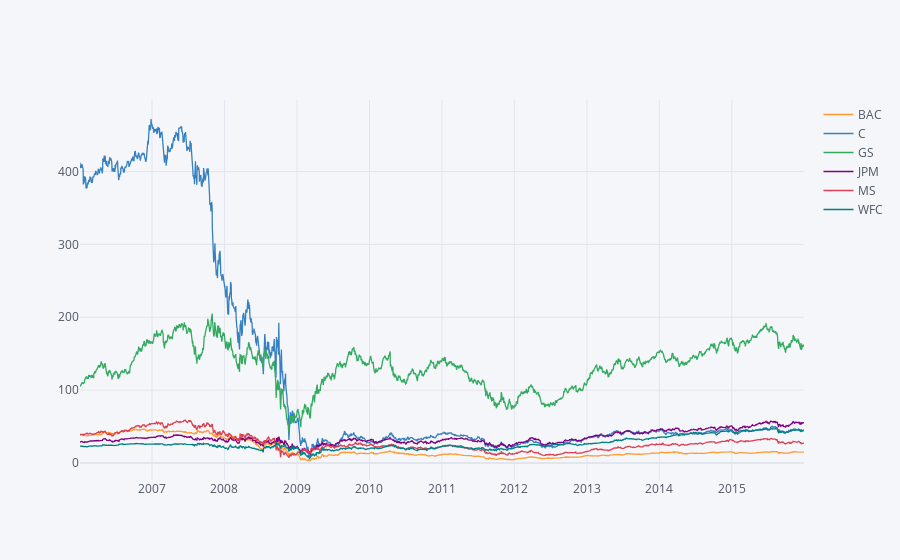

The notebook cell saved with this chart:
### Code cell
bank_stocks.xs(key='Close',axis=1,level='Stock Info').iplot()

### Figure 1 — Plotly figure (JSON) as saved in the notebook; plotly's stock layout.template omitted (floating-point values rounded to 4 significant figures; data arrays with more than 128 entries replaced by an {"elided": "..."} marker saying what was removed)
{"data": [{"line": {"color": "rgba(255, 153, 51, 1.0)", "dash": "solid", "shape": "linear", "width": 1.3}, "mode": "lines", "name": "BAC", "text": "", "type": "scatter", "x": {"elided": "2517 str values"}, "y": {"elided": "2517 float values"}}, {"line": {"color": "rgba(55, 128, 191, 1.0)", "dash": "solid", "shape": "linear", "width": 1.3}, "mode": "lines", "name": "C", "text": "", "type": "scatter", "x": {"elided": "2517 str values"}, "y": {"elided": "2517 float values"}}, {"line": {"color": "rgba(50, 171, 96, 1.0)", "dash": "solid", "shape": "linear", "width": 1.3}, "mode": "lines", "name": "GS", "text": "", "type": "scatter", "x": {"elided": "2517 str values"}, "y": {"elided": "2517 float values"}}, {"line": {"color": "rgba(128, 0, 128, 1.0)", "dash": "solid", "shape": "linear", "width": 1.3}, "mode": "lines", "name": "JPM", "text": "", "type": "scatter", "x": {"elided": "2517 str values"}, "y": {"elided": "2517 float values"}}, {"line": {"color": "rgba(219, 64, 82, 1.0)", "dash": "solid", "shape": "linear", "width": 1.3}, "mode": "lines", "name": "MS", "text": "", "type": "scatter", "x": {"elided": "2517 str values"}, "y": {"elided": "2517 mixed values"}}, {"line": {"color": "rgba(0, 128, 128, 1.0)", "dash": "solid", "shape": "linear", "width": 1.3}, "mode": "lines", "name": "WFC", "text": "", "type": "scatter", "x": {"elided": "2517 str values"}, "y": {"elided": "2517 float values"}}], "layout": {"legend": {"bgcolor": "#F5F6F9", "font": {"color": "#4D5663"}}, "paper_bgcolor": "#F5F6F9", "plot_bgcolor": "#F5F6F9", "title": {"font": {"color": "#4D5663"}}, "xaxis": {"gridcolor": "#E1E5ED", "showgrid": true, "tickfont": {"color": "#4D5663"}, "title": {"font": {"color": "#4D5663"}, "text": ""}, "zerolinecolor": "#E1E5ED"}, "yaxis": {"gridcolor": "#E1E5ED", "showgrid": true, "tickfont": {"color": "#4D5663"}, "title": {"font": {"color": "#4D5663"}, "text": ""}, "zerolinecolor": "#E1E5ED"}}}
